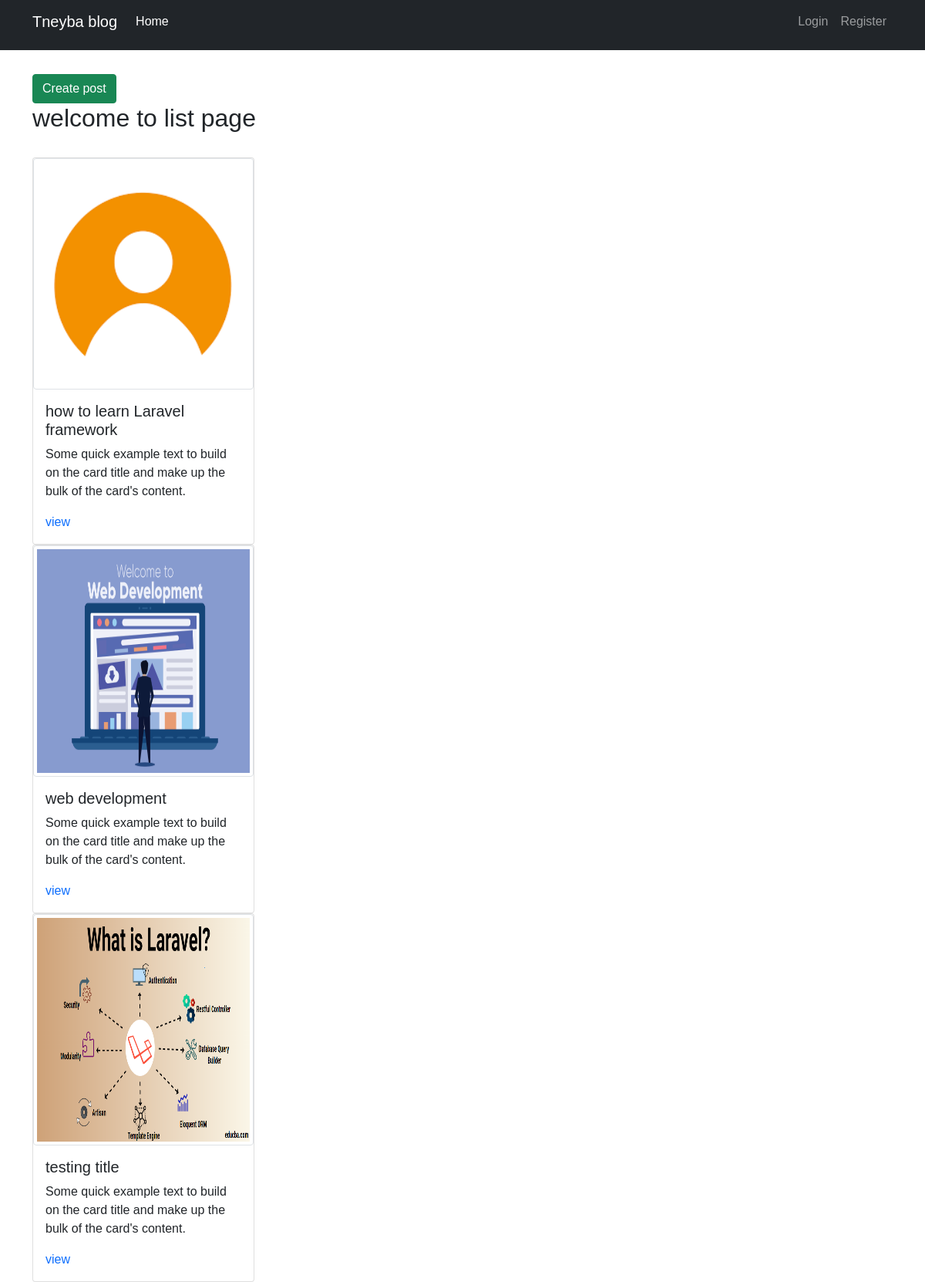
The page /home on the database its author committed.
### blogPost/models.py (models this page shows, shortened)
class Post(models.Model):
    title = models.CharField(max_length=200,blank=True)
    slug=models.SlugField(max_length=20,null=True)
    content = models.TextField()
    date_created = models.DateTimeField(auto_now_add=True)
    date_modified = models.DateTimeField(auto_now=True)
    publish_date = models.DateTimeField(blank=True, null=True)
    published = models.BooleanField(default=False)
    author = models.ForeignKey(userprofile, on_delete=models.CASCADE)
    image=models.ImageField(upload_to="uploads/",)

### blogPost/views.py (the view)
# urls.py: path('home',ArticleListView.as_view() ,name="home"),
class ArticleListView(ListView):
    model=Post
    def get(self,request,*args, **kwargs):
        featured=Post.objects.all()
        most_recent=Post.objects.order_by('author')[0:3]
        context={'features':featured,'most_recent':most_recent}
        return render(request,'layouts/list.html',context)

### templates/layouts/list.html (shortened to what this page needs)
{%extends "layouts/main.html"%}
{% load static%}
{% block content %}
<br>
<div class="container">
    <br><br><br>
    <a class="btn btn-success" href="{% url 'create'  %}">Create post</a>
<h2>welcome to list page </h2>
<br>
{% for features in features%}
<div>
<div class="card" style="width: 18rem;">
    <img class="img-thumbnail img-rounded " style="height:300px;width:300px;" src="{{features.image.url}} "/>
    <div class="card-body">
      <h5 class="card-title">{{features.title }}</h5>
      <p class="card-text">Some quick example text to build on the card title and make up the bulk of the card's content.</p>
      <a style="text-decoration: none;" href="{% url 'detail' features.pk %}">view</a>
    </div>
    </div>
{% empty %}
<li>No objects yet.</li>
{% endfor %}
</div>
{% endblock content %}

### templates/layouts/main.html (shortened to what this page needs)
{% load static %}
<!doctype html>
<html lang="en">
  <head>
    <link href="https://cdn.jsdelivr.net/npm/bootstrap@5.0.2/dist/css/bootstrap.min.css" rel="stylesheet">
    <link rel="stylesheet" type="text/css" href="{% static 'css/style.css' %}" />
  </head>
  <body>
    <nav class="navbar navbar-expand-lg fixed-top navbar-dark bg-dark" style="padding-bottom: 17px;">
        <div class="container-fluid">
          <a class="navbar-brand" style="margin-left:30px;"  href="{% url 'home'%}">Tneyba blog</a>
          <div class="collapse navbar-collapse" id="navbarSupportedContent">
            <ul class="navbar-nav me-auto mb-2 mb-lg-0">
              <li class="nav-item">
                <a class="nav-link active" aria-current="page" href="{% url 'home'%}">Home</a>
              </li>
            </ul>
            <ul class="nav navbar-nav navbar-right " style="margin-right: 30px;">
                {% if request.user.is_authenticated%}
                <li class="nav-item " style="margin: left 10px 10px">
                  <a class="nav-link mt-1" href="#">welcome <span class="text-light">{{user}} </span></a>
                </li>
                <li class="nav-item">
                  <a class="nav-link mt-1" href="{% url 'logout'%}">Logout</a>
                </li>
                {%else %}
                            <li class="nav-item">
                              <a class="nav-link" href="">Login</a>
                            </li>
                            <li class="nav-item">
                              <a class="nav-link" href="">Register</a>
                            </li>
                            {%endif%}
                          </ul>
          </div>
        </div>
      </nav>
{% block content %}
{% endblock content %}
</body>
</html>

### static/css/style.css (style rules this page uses)
body { background-color:#fff; padding:0; margin:0; font-family: 'Oswald', sans-serif; }

### rows shown on the page
Post: image (picture), title "how to learn Laravel framework"
Post: image (picture), title "web development"
Post: image (picture), title "testing title"
